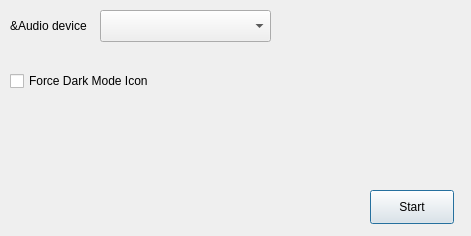
<?xml version="1.0" encoding="UTF-8"?>
<ui version="4.0">
 <class>SettingsDialog</class>
 <widget class="QDialog" name="SettingsDialog">
  <property name="geometry">
   <rect>
    <x>0</x>
    <y>0</y>
    <width>471</width>
    <height>236</height>
   </rect>
  </property>
  <property name="windowTitle">
   <string>SongDetector Settings</string>
  </property>
  <widget class="QPushButton" name="startButton">
   <property name="geometry">
    <rect>
     <x>370</x>
     <y>190</y>
     <width>84</width>
     <height>34</height>
    </rect>
   </property>
   <property name="text">
    <string>Start</string>
   </property>
  </widget>
  <widget class="QCheckBox" name="darkModeIcon">
   <property name="geometry">
    <rect>
     <x>10</x>
     <y>70</y>
     <width>171</width>
     <height>22</height>
    </rect>
   </property>
   <property name="text">
    <string>Force Dark Mode Icon</string>
   </property>
   <property name="tristate">
    <bool>false</bool>
   </property>
  </widget>
  <widget class="QLabel" name="audioDeviceLabel">
   <property name="geometry">
    <rect>
     <x>10</x>
     <y>10</y>
     <width>78</width>
     <height>31</height>
    </rect>
   </property>
   <property name="text">
    <string>&amp;Audio device</string>
   </property>
  </widget>
  <widget class="QComboBox" name="audioDeviceCombo">
   <property name="geometry">
    <rect>
     <x>100</x>
     <y>10</y>
     <width>171</width>
     <height>32</height>
    </rect>
   </property>
  </widget>
 </widget>
 <resources/>
 <connections/>
</ui>
